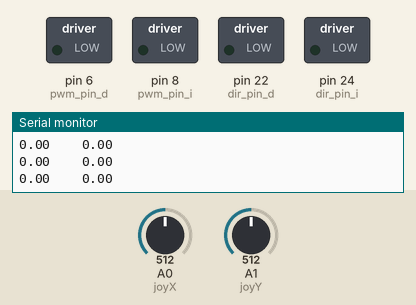
Simulated run of this sketch. Board: Arduino Mega 2560, built with avr-gcc and run on an emulated ATmega2560. On the bench: switched loads named in the sketch (green lamp = pin HIGH), the last lines printed to the serial monitor. Inputs (shaded band) come from the test bench; at power-on: A0 (joyX) = 512, A1 (joyY) = 512.

Above: at 4.9 s.
5.0 s: A0 (joyX) set to 716
At 7.7 s:
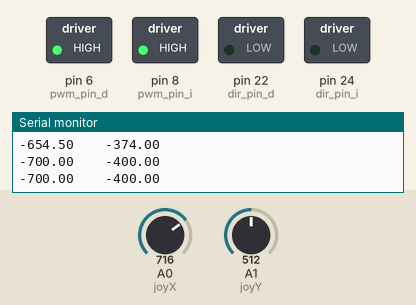
8.0 s: A1 (joyY) set to 122
At 10.8 s:
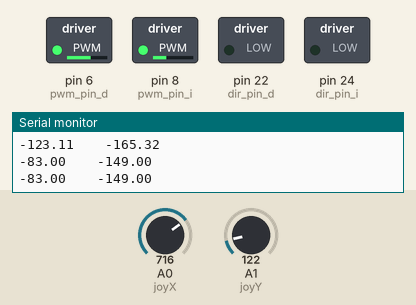
11.0 s: A1 (joyY) set to 0
At 13.8 s:
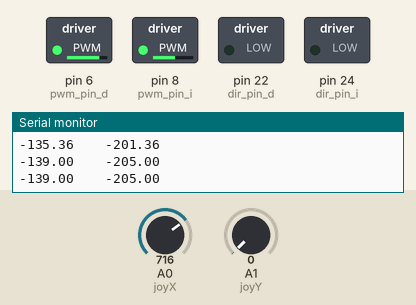
14.0 s: A0 (joyX) set to 900
At 16.8 s:
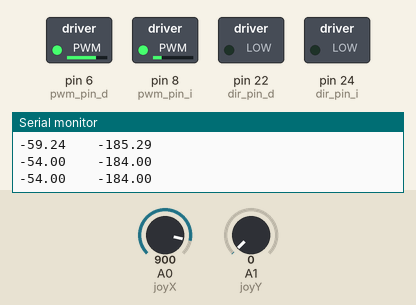
17.0 s: A0 (joyX) set to 1023
At 19.8 s:
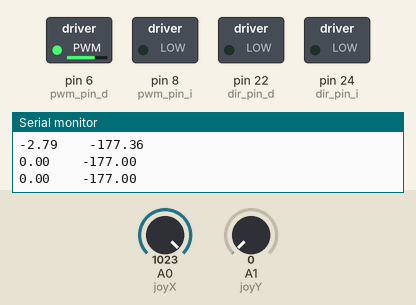
20.0 s: A1 (joyY) set to 265
At 22.9 s:
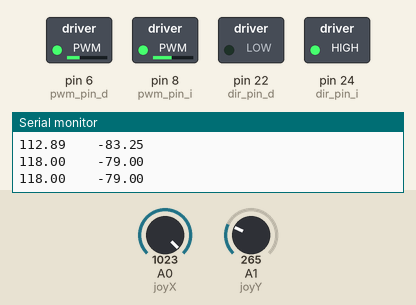
Timing chart, 0 to 24.0 s (numbered marks = the images above; inputs shaded):
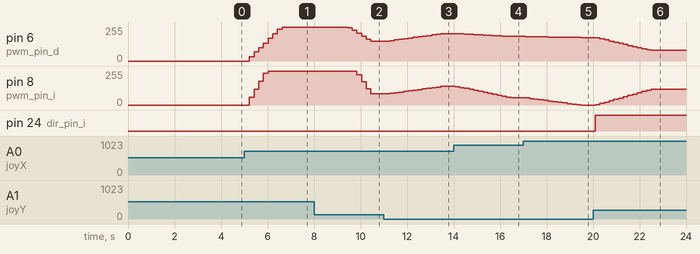

Measured:
- after the input at 5.0 s, pin 6 (pwm_pin_d): moves from 0/255 to 255/255 over 1.4 s, starting after 0.22 s; pin 8 (pwm_pin_i): moves from 0/255 to 255/255 over 0.80 s, starting after 0.22 s
- after the input at 8.0 s, pin 6 (pwm_pin_d): moves from 255/255 to 149/255 over 1.0 s, starting after 1.4 s; pin 8 (pwm_pin_i): 255/255 → 227/255 after 1.8 s, → 175/255 0.20 s later, → 123/255 0.20 s later, → 83/255 0.20 s later
- after the input at 11.0 s, pin 6 (pwm_pin_d): moves from 149/255 to 204/255 over 2.2 s, starting after 0.25 s; pin 8 (pwm_pin_i): moves from 83/255 to 139/255 over 2.2 s, starting after 0.25 s
- after the input at 14.0 s, pin 6 (pwm_pin_d): moves from 204/255 to 184/255 over 2.2 s, starting after 0.27 s; pin 8 (pwm_pin_i): moves from 139/255 to 54/255 over 2.4 s, starting after 0.06 s
- after the input at 17.0 s, pin 6 (pwm_pin_d): moves from 184/255 to 176/255 over 2.4 s, starting after 0.08 s; pin 8 (pwm_pin_i): moves from 54/255 to 0/255 over 2.4 s, starting after 0.08 s
- after the input at 20.0 s, pin 6 (pwm_pin_d): moves from 176/255 to 79/255 over 2.4 s, starting after 0.10 s; pin 8 (pwm_pin_i): moves from 0/255 to 117/255 over 2.4 s, starting after 0.10 s; pin 24 (dir_pin_i): LOW → HIGH after 0.10 s

The sketch:

control.ino
```cpp
// Libraries
#include <math.h>
#include <CircularBuffer.h>

// I/O
#define joyX A0
#define joyY A1
#define dir_pin_i 24
#define dir_pin_d 22
#define pwm_pin_i 8
#define pwm_pin_d 6

// Macros
#define window_size 600
#define pwm_max 255
const int responsiveness = 200; //Updating voltages time period in ms.
const int setup_time = 2;

typedef struct{
  float x;
  float y;
  }coordinates;

//Global variables
unsigned long time = 0;
coordinates offset;
CircularBuffer<int,window_size> Vi;
CircularBuffer<int,window_size> Vd;

// UTILS
coordinates get_offset() {
  offset.x = 0;
  offset.y = 0;
  int n = 40;
  for ( int i = 0; i < n; i++) {
    offset.x += analogRead(joyX);
    offset.y += analogRead(joyY);
    delay(setup_time);
    //Serial.println(offset.x);
    }
  offset.x = offset.x / n;
  offset.y = offset.y / n;
  Serial.println("Offset Values:");
  Serial.println(offset.x);
  Serial.println(offset.y);
  return offset;
}

coordinates get_xy() {
  coordinates point;
  point.x = analogRead(joyX) - offset.x;
  point.y = analogRead(joyY) - offset.y;
  return point;
}

coordinates xy_to_volts( coordinates point ) {

  //Compute phase, magnitude and scaling factor A
  float mag = sqrt( pow(point.x, 2) + pow(point.y, 2) );
  float theta;
  theta = atan2( point.y, point.x ); // returns angle between -pi and pi
  if (theta < 0) {
    theta += 2*PI; // Moves angle range to (0, 2pi)
    }
  float A = mag*pwm_max/520;

  //Volts will store Voltages (Vi, Vd) associated to point (x,y)
  coordinates volts;

  if (point.x > 0) {
    if (point.y > 0) { // Cuadrant 1
      volts.x = A;
      volts.y = A*theta*2 / PI;
      }
    else { // Cuadrant 4
      volts.x = A * (-1 + (4*theta - 6*PI)/PI);
      volts.y = A * (-1 + (2*theta - 3*PI)/PI);
      }
    }
  else {
    if (point.y > 0) { // Cuadrant 2
      volts.x = A*(1 - ( 2*theta - PI )/PI);
      volts.y = A;
      }
    else { // Cuadrant 3
      volts.x = A*( 2*(PI - theta)/PI );
      volts.y = A*( 1- 4*(theta-PI)/PI );
      }
  }
  return volts;
}

void act_volts( ) { // This could be more efficient only substracting last and adding first.
  double avg_i = 0;
  double avg_d = 0;
  using index_t = decltype(Vi)::index_t; // ths line ensures using the right type for the index variable
  for (index_t i = 0; i < Vi.size(); i++) {
    avg_i += Vi[i] / (float)Vi.size();
    avg_d += Vd[i] / (float)Vd.size();
  }
  if (avg_i > 0) {
    digitalWrite(dir_pin_i, HIGH);
    }
  else {
    digitalWrite(dir_pin_i, LOW);
  }
  analogWrite((int)pwm_pin_i, abs(avg_i));

  if (avg_d > 0) {
    digitalWrite(dir_pin_d, HIGH);
    }
  else {
    digitalWrite(dir_pin_d, LOW);
  }
  analogWrite((int)pwm_pin_d, abs(avg_d));
  // Serial.println("Voltages updated");
  Serial.print(avg_i);
  Serial.print("    ");
  Serial.println(avg_d);
}

void setup() {

  pinMode(dir_pin_i, OUTPUT);
  pinMode(dir_pin_d, OUTPUT);
  pinMode(pwm_pin_i, OUTPUT);
  pinMode(pwm_pin_d, OUTPUT);
  delay(3000);
  while (!Vi.isFull()){ // Initialize Voltage Buffers with zeros.
    Vi.unshift(0);
    Vd.unshift(0);
    }
  Serial.begin(9600);
  offset = get_offset();
  time = millis();
  Serial.println("Setup complete.");
}

void loop() {

  coordinates point, voltages;
  point = get_xy(); // Read input x,y
  voltages = xy_to_volts( point ); // Convert x,y to desired voltages in motors i (left) and d (right)

  Vi.unshift(voltages.x); // Push voltages into circular buffers
  Vd.unshift(voltages.y);

  if (millis() - time >= responsiveness ) {
    time = millis();
    act_volts();
  }

}
```
